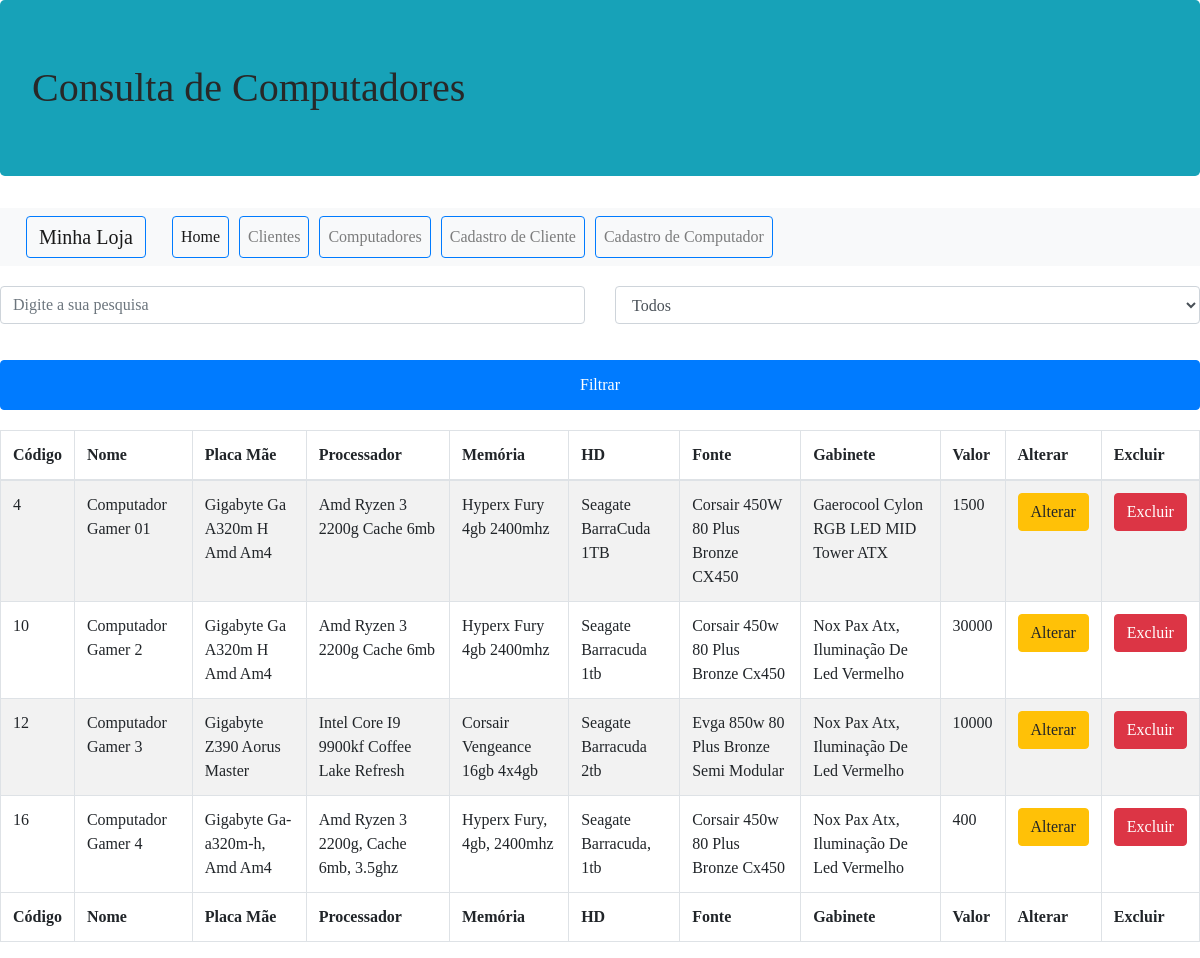
/computadores.php, run on the app's committed database.
### tables this page shows
CREATE TABLE `computador` (
  `id` bigint(20) NOT NULL,
  `nome` varchar(60) DEFAULT NULL,
  `placaMae` varchar(60) NOT NULL,
  `processador` varchar(50) NOT NULL,
  `memoria` varchar(50) NOT NULL,
  `hd` varchar(50) NOT NULL,
  `fonte` varchar(50) NOT NULL,
  `gabinete` varchar(100) NOT NULL,
  `valor` decimal(10,0) DEFAULT NULL
);

### dao/conexaoBanco.class.php (called while the page is built, shortened)
<?php
    class ConexaoBanco extends PDO
    {
        private static $_instance = null;
        public static function getInstance()
        {
            try {
                if (!isset(self::$_instance)) {
                    self::$_instance = new ConexaoBanco ("mysql:dbname=projetoander;host=localhost", "root", "");
                }
                return self::$_instance;
            } catch(PDOException $_error) {
                echo "Erro ao conectar! " . $_error;
            }
        }
    }

### dao/computadordao.class.php (called while the page is built, shortened)
<?php
  include "conexaoBanco.class.php";
  class ComputadorDAO
  {
    private $conexao = null;
    public function __construct()
    {
      $this->conexao = ConexaoBanco::getInstance();
    }
    public function buscarComputador()
    {
      try {
        $statement = $this->conexao->query("select * from computador");
        $array = $statement->fetchAll(PDO::FETCH_CLASS, 'Computador');
        return $array;
      } catch(PDOException $error) {
          echo "Erro ao buscar computador!".$error;
      }
    }
  }

### modelo/computador.class.php (called while the page is built, shortened)
<?php
    class Computador
    {
        public function __GET($atributo)
        {
            return $this->$atributo;
        }
    }

### computadores.php (the view, shortened to what this page needs)
<!DOCTYPE html>
<html lang="pt-br">
<head>
    <link rel="stylesheet" href="https://stackpath.bootstrapcdn.com/bootstrap/4.3.1/css/bootstrap.min.css">
    <link rel="stylesheet" type="text/css" href="css/style.css">
</head>
<body>
    <h1 class="jumbotron bg-info">Consulta de Computadores</h1>
    <nav class="navbar navbar-expand-lg navbar-light bg-light">
        <a href="index.php" class="navbar-brand btn btn-outline-primary btn-menu">Minha Loja</a>
        <div class="collapse navbar-collapse" id="navbarNav">
            <ul class="navbar-nav">
                <li class="nav-item active">
                    <a href="index.php" class="nav-link btn btn-outline-primary btn-menu">Home</a>
                </li>
                <li class="nav-item">
                    <a href="clientes.php" class="nav-link btn btn-outline-primary btn-menu">Clientes</a>
                </li>
                <li class="nav-item">
                    <a href="computadores.php" class="nav-link btn btn-outline-primary btn-menu">Computadores</a>
                </li>
                <li class="nav-item">
                    <a href="cadastroCliente.php" class="nav-link btn btn-outline-primary btn-menu">Cadastro de Cliente</a>
                </li>
                <li class="nav-item">
                    <a href="cadastroComputador.php" class="nav-link btn btn-outline-primary btn-menu">Cadastro de Computador</a>
                </li>
            </ul>
        </div>
    </nav>
    <div id="app">
        <?php
                include "modelo/computador.class.php";
                include "dao/computadordao.class.php";
                $computadorDAO = new ComputadorDAO ();
                $computadores = $computadorDAO->buscarComputador();
        ?>
        <form name="filtrar" method="post" action="computadores.php">
            <div class="row">
                <div class="form-group col-md-6">
                    <input type="text" name="txtfiltro" placeholder="Digite a sua pesquisa" class="form-control">
                </div>
                <div class="form-group col-md-6">
                    <select name="selfiltro" class="form-control">
                        <option value="todos">Todos</option>
                    </select>
                </div>
            </div>
            <div class="form-group">
                <input type="submit" name="filtrar" value="Filtrar" class="btn btn-primary btn-block filtrar">
            </div>
        </form>
        <?php
            echo "<div class='table-responsive'>";
                echo "<table class='table table-striped table-bordered table-hover table-condensed'>";
                    echo "<thead>";
                        echo "<tr>";
                            echo "<th>Código</th>";
                            echo "<th>Nome</th>";
                            echo "<th>Placa Mãe</th>";
                            echo "<th>Processador</th>";
                            echo "<th>Memória</th>";
                            echo "<th>HD</th>";
                            echo "<th>Fonte</th>";
                            echo "<th>Gabinete</th>";
                            echo "<th>Valor</th>";
                            echo "<th>Alterar</th>";
                            echo "<th>Excluir</th>";
                        echo "</tr>";
                    echo "</thead>";
                    echo "<tfoot>";
                        echo "<tr>";
                            echo "<th>Código</th>";
                            echo "<th>Nome</th>";
                            echo "<th>Placa Mãe</th>";
                            echo "<th>Processador</th>";
                            echo "<th>Memória</th>";
                            echo "<th>HD</th>";
                            echo "<th>Fonte</th>";
                            echo "<th>Gabinete</th>";
                            echo "<th>Valor</th>";
                            echo "<th>Alterar</th>";
                            echo "<th>Excluir</th>";
                        echo "</tr>";
                    echo "</tfoot>";
                    echo "<tbody>";
                        foreach($computadores as $computador) {
                            echo "<tr>";
                            echo "<td>$computador->id</td>";
                            echo "<td>$computador->nome</td>";
                            echo "<td>$computador->placaMae</td>";
                            echo "<td>$computador->processador</td>";
                            echo "<td>$computador->memoria</td>";
                            echo "<td>$computador->hd</td>";
                            echo "<td>$computador->fonte</td>";
                            echo "<td>$computador->gabinete</td>";
                            echo "<td>$computador->valor</td>";
                            echo "<td><a class='btn btn-warning' href='alterarComputador.php?id=$computador->id'>Alterar</a></td>";
                            echo "<td><a class='btn btn-danger' href='computadores.php?id=$computador->id'>Excluir</a></td>";
                            echo "</tr>";
                        }
                    echo "</tbody>";
                echo "</table>";
            echo "</div>";
        ?>
    </div>
</body>
</html>

### css/style.css (style rules this page uses)
body { font-family: tahoma; color:#282828; margin: 0px; }
input { width: 100%; height: 25px; margin-bottom: 20px; }
.btn-menu { margin-left: 10px; }
.filtrar { height: 50px; }
#app { margin-top: 20px; }

### data on the page
computador: id "4", nome "Computador Gamer 01", placaMae "Gigabyte Ga A320m H Amd Am4", processador "Amd Ryzen 3 2200g Cache 6mb", memoria "Hyperx Fury 4gb 2400mhz", hd "Seagate BarraCuda 1TB", fonte "Corsair 450W 80 Plus Bronze CX450", gabinete "Gaerocool Cylon RGB LED MID Tower ATX", valor "1500"
computador: id "10", nome "Computador Gamer 2", placaMae "Gigabyte Ga A320m H Amd Am4", processador "Amd Ryzen 3 2200g Cache 6mb", memoria "Hyperx Fury 4gb 2400mhz", hd "Seagate Barracuda 1tb", fonte "Corsair 450w 80 Plus Bronze Cx450", gabinete "Nox Pax Atx, Iluminação De Led Vermelho", valor "30000"
computador: id "12", nome "Computador Gamer 3", placaMae "Gigabyte Z390 Aorus Master", processador "Intel Core I9 9900kf Coffee Lake Refresh", memoria "Corsair Vengeance 16gb 4x4gb", hd "Seagate Barracuda 2tb", fonte "Evga 850w 80 Plus Bronze Semi Modular", gabinete "Nox Pax Atx, Iluminação De Led Vermelho", valor "10000"
computador: id "16", nome "Computador Gamer 4", placaMae "Gigabyte Ga-a320m-h, Amd Am4", processador "Amd Ryzen 3 2200g, Cache 6mb, 3.5ghz", memoria "Hyperx Fury, 4gb, 2400mhz", hd "Seagate Barracuda, 1tb", fonte "Corsair 450w 80 Plus Bronze Cx450", gabinete "Nox Pax Atx, Iluminação De Led Vermelho", valor "400"
